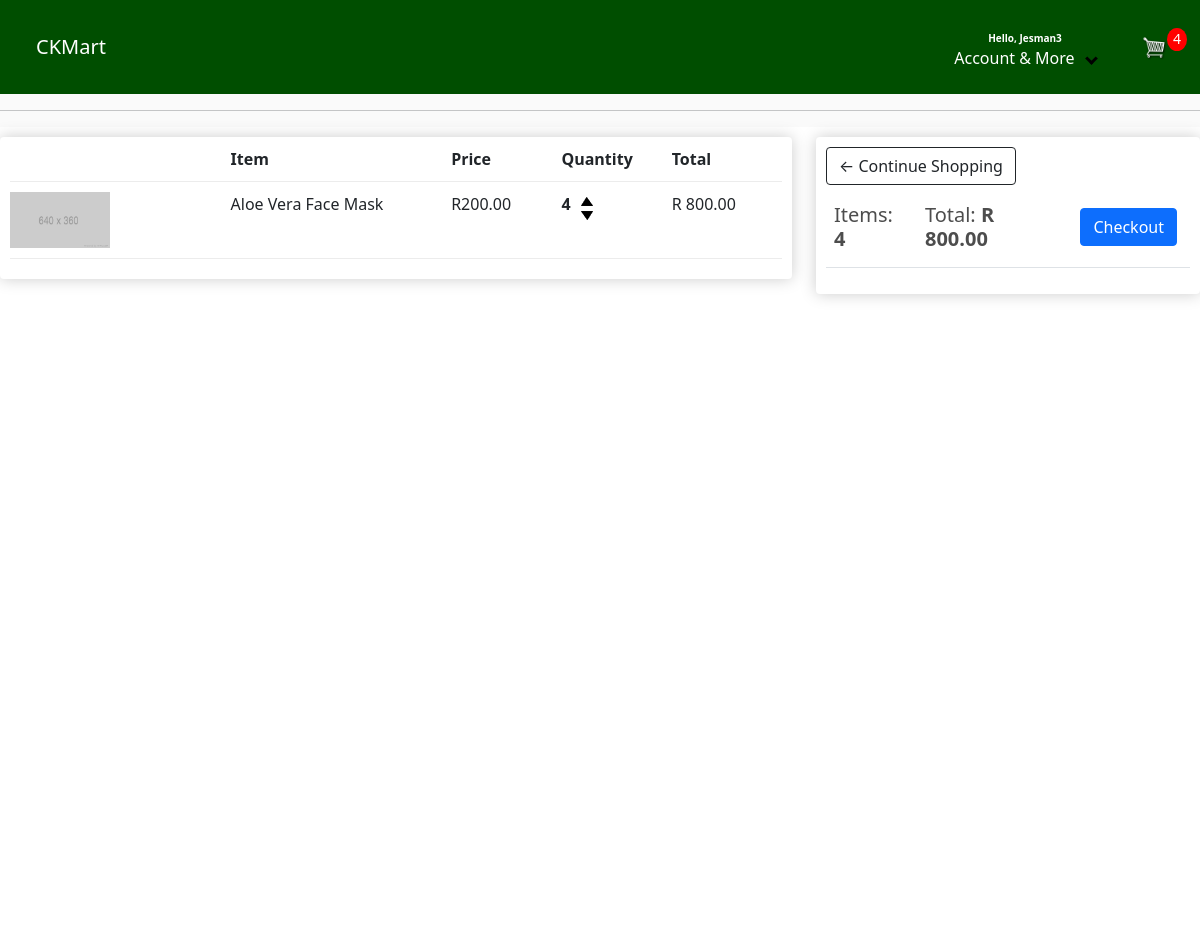
The page /store/cart/ (signed in) on the database its author committed.
### accounts/models.py (models this page shows)
class Account( AbstractBaseUser, PermissionsMixin ):
    email = models.EmailField( _('email address'), unique=True )
    password = models.CharField( max_length=200 )
    first_name = models.CharField( max_length=200 )
    last_name = models.CharField( max_length=200, null=True )
    phone = models.CharField( max_length=200 )
    created_at = models.DateTimeField( auto_now_add=True )
    is_staff = models.BooleanField(default=False)
    is_active = models.BooleanField(default=True)
    USERNAME_FIELD = 'email'
    objects = AccountManager()
    def __str__(self):
        return self.email

### store/models.py (models this page shows, shortened)
class OrderItem( models.Model ):
    product = models.ForeignKey( Product, null=True, on_delete=models.SET_NULL )
    order = models.ForeignKey( Order, null=True, on_delete=models.SET_NULL )
    quantity = models.IntegerField( default=0, null=True, blank=True )
    date_added = models.DateField( auto_now_add=True )
    class Meta:
        constraints = [
            models.UniqueConstraint(fields=['product', 'order'], name='unique_order_item')
        ]
    @property
    def get_total( self ):
        total = self.product.price * self.quantity
        return total

class Product( models.Model ):
    name = models.CharField( max_length=200 )
    description = models.CharField( null=True, blank=True, max_length=200 )
    price = models.DecimalField( max_digits=7, decimal_places=2 )
    image = models.ImageField( default='placeholder.png', blank=True )
    @property
    def imageURL( self ):
        try:
            url = self.image.url
        except:
            url = ''
        return url

class Order( models.Model ):
    transaction_id = models.UUIDField( default=uuid.uuid4, editable=False, unique=True )
    account = models.ForeignKey( Account, null=True, blank=True, on_delete=models.SET_NULL )
    date_ordered = models.DateField( auto_now_add=True )
    complete = models.BooleanField( default=False )
    STATUS = (
        ('UP', 'Un Processed'),
        ('P', 'Paid'),
        ('PR', 'Processing'),
        ('HC', 'Handed to Courier'),
        ('OD', 'Out on delivery'),
        ('D', 'Delivered'),
        ('C', 'Cancelled')
    )
    status = models.CharField( max_length=3, choices=STATUS, default='UP' )
    @property
    def get_cart_total( self ):
        orderitems = self.orderitem_set.all()
        total = sum( [item.get_total for item in orderitems] )
        return total
    @property
    def get_cart_items( self ):
        orderitems = self.orderitem_set.all()
        total = sum( [item.quantity for item in orderitems] )
        return total

### store/views.py (the view)
# urls.py: path('cart/', views.cart, name='cart'),
def cart( request ):
    data = cartData( request )
    items = data['items']
    order = data['order']
    cartItems = data['cartItems']
    context = { 'items': items, 'order': order, 'cartItems': cartItems }
    return render( request, 'store/cart.html', context )

### store/utils.py (called while the page is built)
def cartData( request ):
    if request.user.is_authenticated:
        account = request.user
        try:
            order = Order.objects.get( account=account )
            items = order.orderitem_set.all()
            cartItems = order.get_cart_items
        except:
            print('error occured')
            order = None
            items = None
            cartItems = 0
    else:
        cookieData = cookieCart( request )
        items = cookieData['items']
        order = cookieData['order']
        cartItems = cookieData['cartItems']
    return  { 'items': items, 'order': order, 'cartItems': cartItems }

### store/templates/store/cart.html
{% extends 'store/main.html' %}
{% load static %}
{% block content %}
    <div class="row cart">
        <div class="col-lg-8">
            <div class="box-element">
                <div class="cart-row">
                    <div style="flex: 2"></div>
                    <div style="flex: 2"><strong>Item</strong></div>
                    <div style="flex: 1"><strong>Price</strong></div>
                    <div style="flex: 1"><strong>Quantity</strong></div>
                    <div style="flex: 1"><strong>Total</strong></div>
                </div>
                {% for item in items %}
                <div class="cart-row">
                    <div style="flex: 2">
                        <img class="row-image" src="{{ item.product.imageURL }}" />
                    </div>
                    <div style="flex: 2"><p>{{ item.product.name }}</p></div>
                    <div style="flex: 1"><p>R{{ item.product.price|floatformat:2 }}</p></div>
                    <div class="quantity">
                        <p class="num-quantity">{{ item.quantity }}</p>
                        <div>
                            <img class="chg-quantity update-cart" data-product="{{ item.product.id }}" data-action="add" src="{% static 'images/arrow-up.png' %} "/>
                            <img class="chg-quantity update-cart" data-product="{{ item.product.id }}" data-action="remove" src="{% static 'images/arrow-down.png' %} "/>
                        </div>
                    </div>
                    <div style="flex: 1"><p>R {{ item.get_total }}</p></div>
                </div>
                {% endfor %}
            </div>
        </div>
        <div class="col-lg-4">
            <div class="box-element">
                <a class="btn btn-outline-dark" href="{% url 'store' %}">&#x2190; Continue Shopping</a>
                <table class="table">
                    <tr>
                        <th><h5>Items: <strong> {{ order.get_cart_items }}</strong></h5></th>
                        <th><h5>Total: <strong>R {{ order.get_cart_total|floatformat:2 }}</strong></h5></th>
                        <th>
                            <a class="btn btn-primary" style="float: right; margin: 5px;" href="{% url 'checkout' %}">Checkout</a>
                        </th>
                    </tr>
                </table>
            </div>
        </div>
    </div>
{% endblock content %}

### store/templates/store/partials/account-list.html (shortened to what this page needs)
{% load static %}
<div class="ck-menu-drop ck-menu-item">
    <button class="ck-button ck-button-primary ck-menu-drop-button">
        <div class="ck-nav-item-line-1-wrapper">
            <span class="ck-nav-item-line-1">Hello,
            {% if user.is_authenticated %}
            {{ user.first_name }}
            {% else %}
            Sign-In
            {% endif %}
            </span>
        </div>
        <div class="ck-nav-item-line-2-wrapper">
            <span class="ck-nav-item-line-2">
            Account & More
            <i class="ck-arrow ck-down-arrow"></i>
            </span>
        </div>
    </button>
</div>

### static/css/store/main.css (style rules this page uses)
body { background-color: hsl(0, 0%, 98%); }
h1,h2,h3,h4,h5,h6 { color:hsl(0, 0%, 30%); }
.box-element { box-shadow:hsl(0, 0%, 80%) 0 0 16px; background-color: #fff; border-radius: 4px; padding: 10px; }
.cart table { margin-top: 10px; }
.ck-button { cursor: pointer; border: none; line-height: initial; }
.ck-button-primary { background: var(--primary); color: var(--white); }
.col-lg-4, .col-lg-6, .col-lg-8, .col-lg-12 { margin-top: 10px; }
.cart-row { display: flex; align-items: flex-stretch; padding-bottom: 10px; margin-bottom: 10px; border-bottom: 1px solid #ececec; }
.row-image { width: 100px; }
.quantity { display: flex; flex: 1 }
.num-quantity { display: inline-block; font-weight: 700; padding-right:10px; }
.chg-quantity { width: 12px; cursor: pointer; display: block; margin-top: 5px; transition:.1s; }
.ck-menu-drop { position: relative; background: transparent; border: 1px solid transparent; }
.ck-menu-drop-button { background: transparent; width: 200px; display: flex; flex-direction: column; }
.ck-nav-item-line-1-wrapper { width: 100%; }
.ck-nav-item-line-1 { top: 0; left: 0; right: 0; bottom: 0; font-size: 10px; font-weight: 700; }
.ck-nav-item-line-2-wrapper { width: 100%; }
.ck-nav-item-line-2 .ck-down-arrow { margin:0 0 1.5px 8px; }
.ck-arrow { border: solid black; border-width: 0 3px 3px 0; display: inline-block; padding: 3px; }
.ck-down-arrow { transform: rotate(45deg); -webkit-transform: rotate(45deg); }

### static/css/store/_variables.css (style rules this page uses)
:root { --primary: #004e00; --white: #fff; --black: #000; --default: #ccc; }

### rows shown on the page
Account: first_name "Jesman3"
OrderItem: product.imageURL (placeholder picture), product.name "Aloe Vera Face Mask", product.price "200.00", quantity "4", get_total "800.00"
Order: get_cart_items "4", get_cart_total "800.00"

### other values the page prints
{{ cartItems }} "4"
